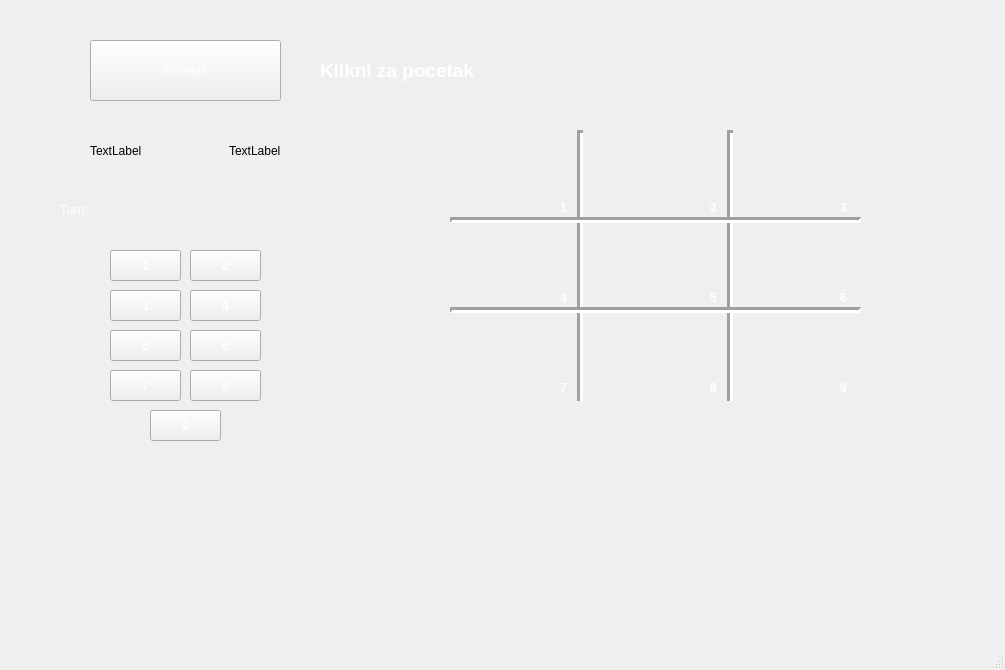
<?xml version="1.0" encoding="UTF-8"?>
<ui version="4.0">
 <class>MainWindow</class>
 <widget class="QMainWindow" name="MainWindow">
  <property name="geometry">
   <rect>
    <x>0</x>
    <y>0</y>
    <width>1005</width>
    <height>670</height>
   </rect>
  </property>
  <property name="windowTitle">
   <string>MainWindow</string>
  </property>
  <property name="styleSheet">
   <string notr="true">background-image: url(:/img/Background.jpg)</string>
  </property>
  <widget class="QWidget" name="centralwidget">
   <widget class="QLabel" name="label">
    <property name="geometry">
     <rect>
      <x>480</x>
      <y>130</y>
      <width>131</width>
      <height>81</height>
     </rect>
    </property>
    <property name="styleSheet">
     <string notr="true">font: bold;
color: white;</string>
    </property>
    <property name="text">
     <string/>
    </property>
   </widget>
   <widget class="QLabel" name="label_2">
    <property name="geometry">
     <rect>
      <x>620</x>
      <y>130</y>
      <width>131</width>
      <height>81</height>
     </rect>
    </property>
    <property name="styleSheet">
     <string notr="true">font: bold;
color: white;</string>
    </property>
    <property name="text">
     <string/>
    </property>
   </widget>
   <widget class="QLabel" name="label_3">
    <property name="geometry">
     <rect>
      <x>760</x>
      <y>130</y>
      <width>131</width>
      <height>81</height>
     </rect>
    </property>
    <property name="styleSheet">
     <string notr="true">font: bold;
color: white;
</string>
    </property>
    <property name="text">
     <string/>
    </property>
   </widget>
   <widget class="QLabel" name="label_4">
    <property name="geometry">
     <rect>
      <x>480</x>
      <y>220</y>
      <width>131</width>
      <height>81</height>
     </rect>
    </property>
    <property name="styleSheet">
     <string notr="true">font: bold;
color: white;</string>
    </property>
    <property name="text">
     <string/>
    </property>
   </widget>
   <widget class="QLabel" name="label_5">
    <property name="geometry">
     <rect>
      <x>620</x>
      <y>220</y>
      <width>131</width>
      <height>81</height>
     </rect>
    </property>
    <property name="styleSheet">
     <string notr="true">font: bold;
color: white;</string>
    </property>
    <property name="text">
     <string/>
    </property>
   </widget>
   <widget class="QLabel" name="label_6">
    <property name="geometry">
     <rect>
      <x>760</x>
      <y>220</y>
      <width>131</width>
      <height>81</height>
     </rect>
    </property>
    <property name="styleSheet">
     <string notr="true">font: bold;
color: white;
</string>
    </property>
    <property name="text">
     <string/>
    </property>
   </widget>
   <widget class="QLabel" name="label_7">
    <property name="geometry">
     <rect>
      <x>480</x>
      <y>320</y>
      <width>131</width>
      <height>81</height>
     </rect>
    </property>
    <property name="styleSheet">
     <string notr="true">font: bold;
color: white;</string>
    </property>
    <property name="text">
     <string/>
    </property>
   </widget>
   <widget class="QLabel" name="label_8">
    <property name="geometry">
     <rect>
      <x>620</x>
      <y>320</y>
      <width>131</width>
      <height>81</height>
     </rect>
    </property>
    <property name="styleSheet">
     <string notr="true">font: bold;
color: white;</string>
    </property>
    <property name="text">
     <string/>
    </property>
   </widget>
   <widget class="QLabel" name="label_9">
    <property name="geometry">
     <rect>
      <x>760</x>
      <y>320</y>
      <width>131</width>
      <height>81</height>
     </rect>
    </property>
    <property name="styleSheet">
     <string notr="true">font: bold;
color: white;
</string>
    </property>
    <property name="text">
     <string/>
    </property>
   </widget>
   <widget class="Line" name="line">
    <property name="geometry">
     <rect>
      <x>550</x>
      <y>130</y>
      <width>61</width>
      <height>271</height>
     </rect>
    </property>
    <property name="styleSheet">
     <string notr="true">font: bold;
color: white;</string>
    </property>
    <property name="lineWidth">
     <number>3</number>
    </property>
    <property name="orientation">
     <enum>Qt::Vertical</enum>
    </property>
   </widget>
   <widget class="Line" name="line_2">
    <property name="geometry">
     <rect>
      <x>700</x>
      <y>130</y>
      <width>61</width>
      <height>271</height>
     </rect>
    </property>
    <property name="styleSheet">
     <string notr="true">font: bold;
color: white;</string>
    </property>
    <property name="lineWidth">
     <number>3</number>
    </property>
    <property name="orientation">
     <enum>Qt::Vertical</enum>
    </property>
   </widget>
   <widget class="Line" name="line_3">
    <property name="geometry">
     <rect>
      <x>450</x>
      <y>210</y>
      <width>411</width>
      <height>20</height>
     </rect>
    </property>
    <property name="autoFillBackground">
     <bool>false</bool>
    </property>
    <property name="styleSheet">
     <string notr="true">font: bold;
color: white;
</string>
    </property>
    <property name="lineWidth">
     <number>3</number>
    </property>
    <property name="orientation">
     <enum>Qt::Horizontal</enum>
    </property>
   </widget>
   <widget class="Line" name="line_4">
    <property name="geometry">
     <rect>
      <x>450</x>
      <y>300</y>
      <width>411</width>
      <height>20</height>
     </rect>
    </property>
    <property name="autoFillBackground">
     <bool>false</bool>
    </property>
    <property name="styleSheet">
     <string notr="true">font: bold;
color: white;
</string>
    </property>
    <property name="lineWidth">
     <number>3</number>
    </property>
    <property name="orientation">
     <enum>Qt::Horizontal</enum>
    </property>
   </widget>
   <widget class="QLabel" name="label_11">
    <property name="geometry">
     <rect>
      <x>560</x>
      <y>200</y>
      <width>16</width>
      <height>16</height>
     </rect>
    </property>
    <property name="styleSheet">
     <string notr="true">font: bold;
color: white;</string>
    </property>
    <property name="text">
     <string>1</string>
    </property>
   </widget>
   <widget class="QLabel" name="label_12">
    <property name="geometry">
     <rect>
      <x>710</x>
      <y>200</y>
      <width>16</width>
      <height>16</height>
     </rect>
    </property>
    <property name="styleSheet">
     <string notr="true">font: bold;
color: white;</string>
    </property>
    <property name="text">
     <string>2</string>
    </property>
   </widget>
   <widget class="QLabel" name="label_13">
    <property name="geometry">
     <rect>
      <x>840</x>
      <y>200</y>
      <width>16</width>
      <height>16</height>
     </rect>
    </property>
    <property name="styleSheet">
     <string notr="true">font: bold;
color: white;
</string>
    </property>
    <property name="text">
     <string>3</string>
    </property>
   </widget>
   <widget class="QLabel" name="label_14">
    <property name="geometry">
     <rect>
      <x>560</x>
      <y>290</y>
      <width>16</width>
      <height>16</height>
     </rect>
    </property>
    <property name="autoFillBackground">
     <bool>false</bool>
    </property>
    <property name="styleSheet">
     <string notr="true">font: bold;
color: white;</string>
    </property>
    <property name="text">
     <string>4</string>
    </property>
   </widget>
   <widget class="QLabel" name="label_15">
    <property name="geometry">
     <rect>
      <x>710</x>
      <y>290</y>
      <width>16</width>
      <height>16</height>
     </rect>
    </property>
    <property name="styleSheet">
     <string notr="true">font: bold;
color: white;</string>
    </property>
    <property name="text">
     <string>5</string>
    </property>
   </widget>
   <widget class="QLabel" name="label_16">
    <property name="geometry">
     <rect>
      <x>840</x>
      <y>290</y>
      <width>16</width>
      <height>16</height>
     </rect>
    </property>
    <property name="styleSheet">
     <string notr="true">font: bold;
color: white;
</string>
    </property>
    <property name="text">
     <string>6</string>
    </property>
   </widget>
   <widget class="QLabel" name="label_17">
    <property name="geometry">
     <rect>
      <x>560</x>
      <y>380</y>
      <width>16</width>
      <height>16</height>
     </rect>
    </property>
    <property name="styleSheet">
     <string notr="true">font: bold;
color: white;</string>
    </property>
    <property name="text">
     <string>7</string>
    </property>
   </widget>
   <widget class="QLabel" name="label_18">
    <property name="geometry">
     <rect>
      <x>710</x>
      <y>380</y>
      <width>16</width>
      <height>16</height>
     </rect>
    </property>
    <property name="styleSheet">
     <string notr="true">font: bold;
color: white;</string>
    </property>
    <property name="text">
     <string>8</string>
    </property>
   </widget>
   <widget class="QLabel" name="label_19">
    <property name="geometry">
     <rect>
      <x>840</x>
      <y>380</y>
      <width>16</width>
      <height>16</height>
     </rect>
    </property>
    <property name="styleSheet">
     <string notr="true">font: bold;
color: white;
</string>
    </property>
    <property name="text">
     <string>9</string>
    </property>
   </widget>
   <widget class="QPushButton" name="pushButton_2">
    <property name="geometry">
     <rect>
      <x>110</x>
      <y>250</y>
      <width>71</width>
      <height>31</height>
     </rect>
    </property>
    <property name="styleSheet">
     <string notr="true">font: bold;
color:white;
</string>
    </property>
    <property name="text">
     <string>1</string>
    </property>
   </widget>
   <widget class="QPushButton" name="pushButton_3">
    <property name="geometry">
     <rect>
      <x>190</x>
      <y>250</y>
      <width>71</width>
      <height>31</height>
     </rect>
    </property>
    <property name="styleSheet">
     <string notr="true">font: bold;
color:white;
</string>
    </property>
    <property name="text">
     <string>2</string>
    </property>
   </widget>
   <widget class="QPushButton" name="pushButton_4">
    <property name="geometry">
     <rect>
      <x>110</x>
      <y>290</y>
      <width>71</width>
      <height>31</height>
     </rect>
    </property>
    <property name="styleSheet">
     <string notr="true">font: bold;
color:white;
</string>
    </property>
    <property name="text">
     <string>3</string>
    </property>
   </widget>
   <widget class="QPushButton" name="pushButton_5">
    <property name="geometry">
     <rect>
      <x>190</x>
      <y>290</y>
      <width>71</width>
      <height>31</height>
     </rect>
    </property>
    <property name="styleSheet">
     <string notr="true">font: bold;
color:white;
</string>
    </property>
    <property name="text">
     <string>4</string>
    </property>
   </widget>
   <widget class="QPushButton" name="pushButton_6">
    <property name="geometry">
     <rect>
      <x>110</x>
      <y>330</y>
      <width>71</width>
      <height>31</height>
     </rect>
    </property>
    <property name="styleSheet">
     <string notr="true">font: bold;
color:white;
</string>
    </property>
    <property name="text">
     <string>5</string>
    </property>
   </widget>
   <widget class="QPushButton" name="pushButton_7">
    <property name="geometry">
     <rect>
      <x>190</x>
      <y>330</y>
      <width>71</width>
      <height>31</height>
     </rect>
    </property>
    <property name="styleSheet">
     <string notr="true">font: bold;
color:white;
</string>
    </property>
    <property name="text">
     <string>6</string>
    </property>
   </widget>
   <widget class="QPushButton" name="pushButton_8">
    <property name="geometry">
     <rect>
      <x>110</x>
      <y>370</y>
      <width>71</width>
      <height>31</height>
     </rect>
    </property>
    <property name="styleSheet">
     <string notr="true">font: bold;
color:white;
</string>
    </property>
    <property name="text">
     <string>7</string>
    </property>
   </widget>
   <widget class="QPushButton" name="pushButton_9">
    <property name="geometry">
     <rect>
      <x>190</x>
      <y>370</y>
      <width>71</width>
      <height>31</height>
     </rect>
    </property>
    <property name="styleSheet">
     <string notr="true">font: bold;
color:white;
</string>
    </property>
    <property name="text">
     <string>8</string>
    </property>
   </widget>
   <widget class="QPushButton" name="pushButton_10">
    <property name="geometry">
     <rect>
      <x>150</x>
      <y>410</y>
      <width>71</width>
      <height>31</height>
     </rect>
    </property>
    <property name="styleSheet">
     <string notr="true">font: bold;
color:white;
</string>
    </property>
    <property name="text">
     <string>9</string>
    </property>
   </widget>
   <widget class="QLabel" name="label_22">
    <property name="geometry">
     <rect>
      <x>60</x>
      <y>200</y>
      <width>32</width>
      <height>20</height>
     </rect>
    </property>
    <property name="styleSheet">
     <string notr="true">color:white;</string>
    </property>
    <property name="text">
     <string>Turn:</string>
    </property>
   </widget>
   <widget class="QPushButton" name="start_game">
    <property name="geometry">
     <rect>
      <x>90</x>
      <y>40</y>
      <width>191</width>
      <height>61</height>
     </rect>
    </property>
    <property name="styleSheet">
     <string notr="true">
color:white;
font: 75 27pt &quot;Chalkboard SE&quot;;</string>
    </property>
    <property name="text">
     <string>Pocetak</string>
    </property>
   </widget>
   <widget class="QWidget" name="layoutWidget">
    <property name="geometry">
     <rect>
      <x>90</x>
      <y>110</y>
      <width>191</width>
      <height>81</height>
     </rect>
    </property>
    <layout class="QHBoxLayout" name="horizontalLayout">
     <item>
      <widget class="QLabel" name="label_20">
       <property name="text">
        <string>TextLabel</string>
       </property>
      </widget>
     </item>
     <item>
      <spacer name="horizontalSpacer">
       <property name="orientation">
        <enum>Qt::Horizontal</enum>
       </property>
       <property name="sizeHint" stdset="0">
        <size>
         <width>40</width>
         <height>20</height>
        </size>
       </property>
      </spacer>
     </item>
     <item>
      <widget class="QLabel" name="label_21">
       <property name="text">
        <string>TextLabel</string>
       </property>
      </widget>
     </item>
    </layout>
   </widget>
   <widget class="QLabel" name="label_10">
    <property name="geometry">
     <rect>
      <x>80</x>
      <y>220</y>
      <width>161</width>
      <height>20</height>
     </rect>
    </property>
    <property name="styleSheet">
     <string notr="true">color:white;</string>
    </property>
    <property name="text">
     <string/>
    </property>
   </widget>
   <widget class="QLabel" name="winner">
    <property name="geometry">
     <rect>
      <x>100</x>
      <y>500</y>
      <width>911</width>
      <height>51</height>
     </rect>
    </property>
    <property name="styleSheet">
     <string notr="true">color:white;
font:bold;
font: 24pt &quot;Arial&quot;;</string>
    </property>
    <property name="text">
     <string/>
    </property>
   </widget>
   <widget class="QLabel" name="turn">
    <property name="geometry">
     <rect>
      <x>320</x>
      <y>50</y>
      <width>191</width>
      <height>41</height>
     </rect>
    </property>
    <property name="styleSheet">
     <string notr="true">font: bold;
color: white;</string>
    </property>
    <property name="text">
     <string>&lt;html&gt;&lt;head/&gt;&lt;body&gt;&lt;p&gt;&lt;span style=&quot; font-size:14pt;&quot;&gt;Klikni za pocetak&lt;/span&gt;&lt;/p&gt;&lt;/body&gt;&lt;/html&gt;</string>
    </property>
   </widget>
   <zorder>label_6</zorder>
   <zorder>label_9</zorder>
   <zorder>label_3</zorder>
   <zorder>label_8</zorder>
   <zorder>label_5</zorder>
   <zorder>label_2</zorder>
   <zorder>label</zorder>
   <zorder>label_7</zorder>
   <zorder>label_4</zorder>
   <zorder>line_2</zorder>
   <zorder>line</zorder>
   <zorder>line_4</zorder>
   <zorder>line_3</zorder>
   <zorder>label_10</zorder>
   <zorder>turn</zorder>
   <zorder>label_22</zorder>
   <zorder>label_13</zorder>
   <zorder>label_16</zorder>
   <zorder>label_19</zorder>
   <zorder>pushButton_2</zorder>
   <zorder>pushButton_3</zorder>
   <zorder>pushButton_4</zorder>
   <zorder>pushButton_5</zorder>
   <zorder>pushButton_6</zorder>
   <zorder>pushButton_7</zorder>
   <zorder>pushButton_8</zorder>
   <zorder>pushButton_9</zorder>
   <zorder>pushButton_10</zorder>
   <zorder>start_game</zorder>
   <zorder>layoutWidget</zorder>
   <zorder>winner</zorder>
   <zorder>label_12</zorder>
   <zorder>label_15</zorder>
   <zorder>label_18</zorder>
   <zorder>label_14</zorder>
   <zorder>label_17</zorder>
   <zorder>label_11</zorder>
  </widget>
  <widget class="QMenuBar" name="menubar">
   <property name="geometry">
    <rect>
     <x>0</x>
     <y>0</y>
     <width>1005</width>
     <height>20</height>
    </rect>
   </property>
  </widget>
  <widget class="QStatusBar" name="statusbar"/>
 </widget>
 <resources/>
 <connections/>
</ui>
